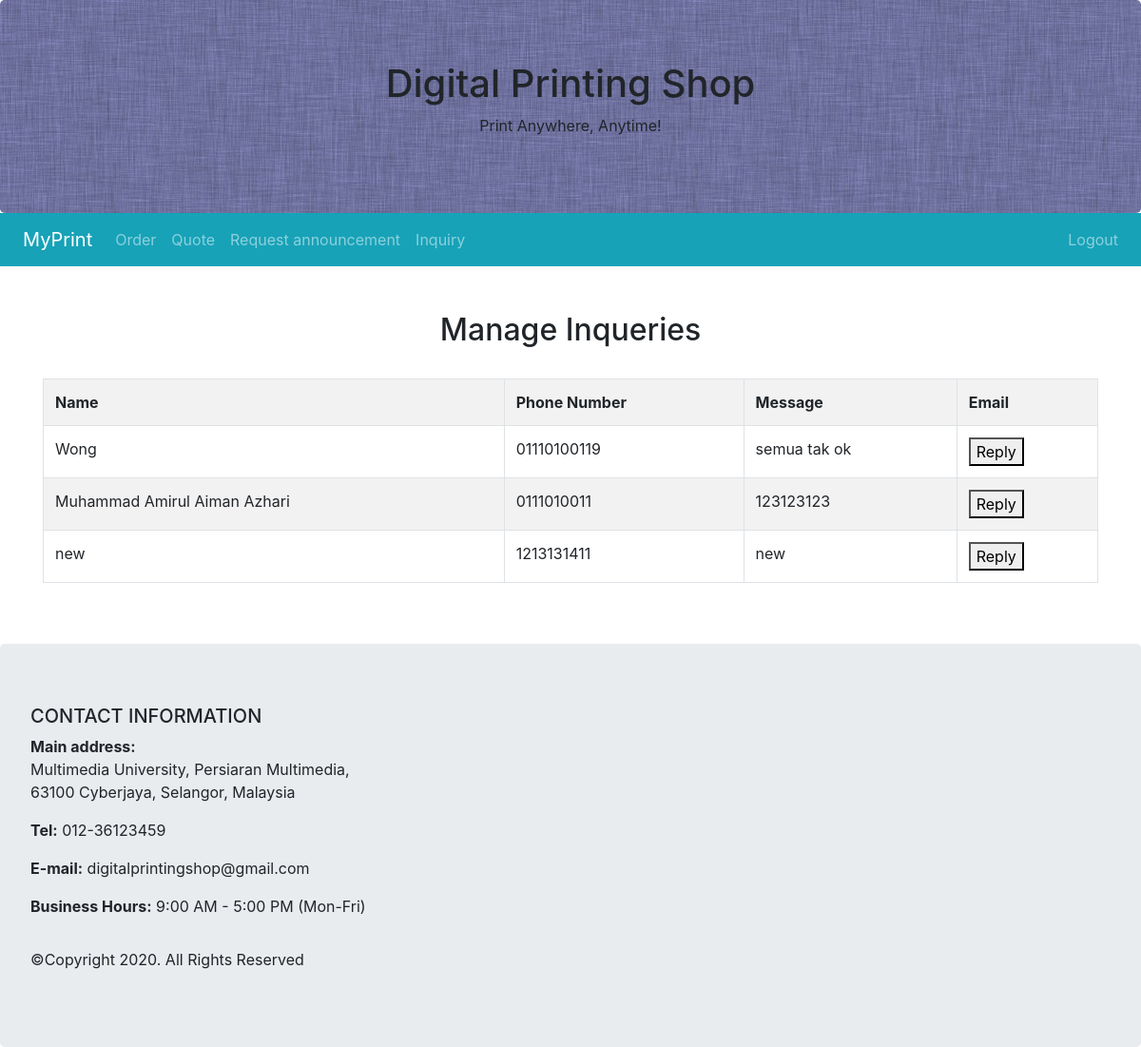
Page /client/viewInqueries.php on the committed database.
### tables this page shows
CREATE TABLE `inquiry` (
  `ID` int(10) NOT NULL,
  `UserID` varchar(255) NOT NULL,
  `Name` varchar(255) DEFAULT NULL,
  `Email` varchar(255) DEFAULT NULL,
  `Phone` varchar(255) DEFAULT NULL,
  `Company` varchar(255) DEFAULT NULL,
  `Message` varchar(255) DEFAULT NULL
);

### client/viewInqueries.php (the view, shortened to what this page needs)
<?php
	require_once "../include/connection-config.inc.php";
	$sql = "SELECT * FROM inquiry";
	$result = mysqli_query($conn, $sql);
?>
<!DOCTYPE html>
<html lang="en">
<head>
	<link rel="stylesheet" href="https://maxcdn.bootstrapcdn.com/bootstrap/4.4.1/css/bootstrap.min.css" />
	<link rel="stylesheet" type="text/css" href="admin.css">
	<link rel="stylesheet" href="https://cdnjs.cloudflare.com/ajax/libs/font-awesome/4.7.0/css/font-awesome.min.css">
</head>
<body>
	<div class=" text-center mb-0 d-none d-sm-block">
		<h2>Manage Inqueries</h2>
	</div>
	<div class="tab-content">
		<div id="description" class="container tab-pane active"><br>
			<div class="table-responsive-sm">
				<table class="table table-striped table-bordered">
     <tr>
	 <th>Name</th>
	 <th>Phone Number</th>
	 <th>Message</th>
	 <th>Email</th>
	 </tr>
	<?php while($row = mysqli_fetch_assoc($result)):?>
	<tr>
	<td><?php echo $row["Name"]; ?></td>
	<td><?php echo $row["Phone"];?> </td>
	<td><?php echo $row["Message"];?> </td>
	<td><button onclick="window.location.href = 'mailto:<?php echo $row["Email"];?>';">Reply</button> </td>
	</tr>
	<?php endwhile;
	mysqli_close($conn); ?>
	 </table>
	 </div>
	 </div>
	 </div>
</body>
</html>

### admin/admin.css (style rules this page uses)
.headerImage { background-image: url("../img/background.jpg"); }

### rows in the picture
inquiry: Name "Wong", Phone "01110100119", Message "semua tak ok"
inquiry: Name "Muhammad Amirul Aiman Azhari", Phone "0111010011", Message "123123123"
inquiry: Name "new", Phone "1213131411", Message "new"
